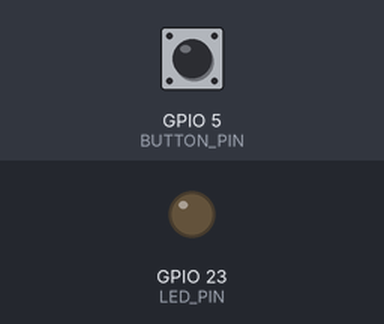
Recording of a sketch running on a simulated ESP32. Shown: output pins drawn as LEDs (lit = HIGH). Inputs (shaded band) come from the test bench; at power-on: GPIO 5 (BUTTON_PIN) HIGH. WiFi joins after 1.5 s; servers stay silent unless stated; no MQTT or app messages arrive unless stated; what the sketch prints to the serial monitor is not drawn.

Above: at 2.7 s.
2.8 s: GPIO 5 (BUTTON_PIN) pulled LOW for 0.15 s
At 3.1 s:
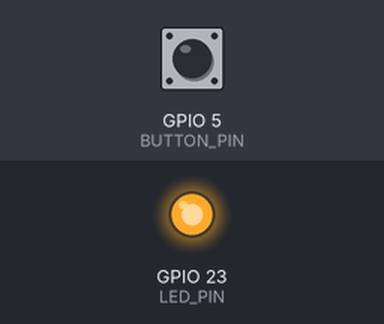
4.4 s: GPIO 5 (BUTTON_PIN) pulled LOW for 1 s
At 5.6 s:
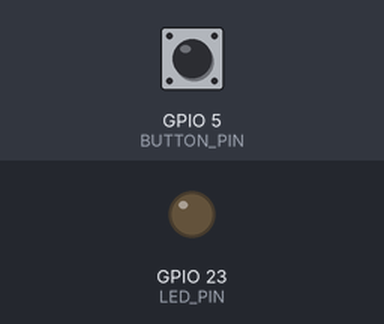
6.9 s: GPIO 5 (BUTTON_PIN) pulled LOW for 3.2 s
At 7.5 s:
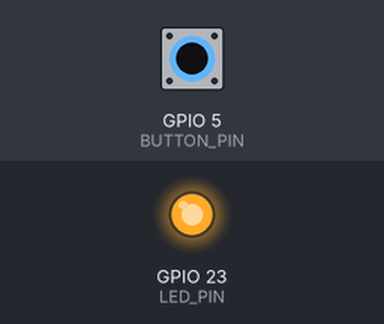
Timing chart, 0 to 9.9 s (numbered marks = the images above; inputs shaded):
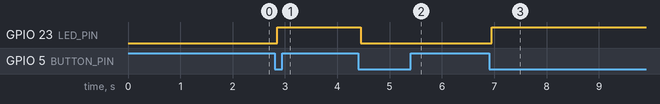

Measured:
- after the input at 2.8 s, GPIO 23 (LED_PIN): LOW → HIGH after 0.05 s
- after the input at 4.4 s, GPIO 23 (LED_PIN): HIGH → LOW after 0.05 s
- after the input at 6.9 s, GPIO 23 (LED_PIN): LOW → HIGH after 0.05 s

The sketch:

main.ino
```cpp
#include <ezButton.h>
#include <WiFi.h>
#include <PubSubClient.h>

#define BUTTON_PIN 5
#define LED_PIN 23

const char* ssid = "MEDIOTTI";
const char* password = "gabi250023";
const char* mqtt_server = "mqtt-dashboard.com";
const char* mqtt_topic = "mediotti/room/button";

WiFiClient espClient;
PubSubClient client(espClient);
ezButton button(BUTTON_PIN);


int led_state = LOW;

void setup_wifi() {
  delay(10);
  Serial.println();
  Serial.print("Connecting to ");
  Serial.println(ssid);

  WiFi.begin(ssid, password);

  while (WiFi.status() != WL_CONNECTED) {
    delay(500);
    Serial.print(".");
  }

  Serial.println("");
  Serial.println("WiFi connected");
  Serial.println("IP address: ");
  Serial.println(WiFi.localIP());
}

void reconnect() {

  while (!client.connected()) {
    Serial.print("Attempting MQTT connection...");

    if (client.connect("ESP32Client")) {
      Serial.println("connected");
    } else {
      Serial.print("failed, rc=");
      Serial.print(client.state());
      Serial.println(" try again in 5 seconds");

      delay(5000);
    }
  }
}

void setup() {
  Serial.begin(9600);
  pinMode(LED_PIN, OUTPUT);
  button.setDebounceTime(50);

  setup_wifi();
  client.setServer(mqtt_server, 1883);
}

void loop() {
  if (!client.connected()) {
    reconnect();
  }
  client.loop();

  button.loop();

  if (button.isPressed()) {
    Serial.println("The button is pressed");


    led_state = !led_state;


    digitalWrite(LED_PIN, led_state);


    client.publish(mqtt_topic, "Button Pressed");
  }
}
```
